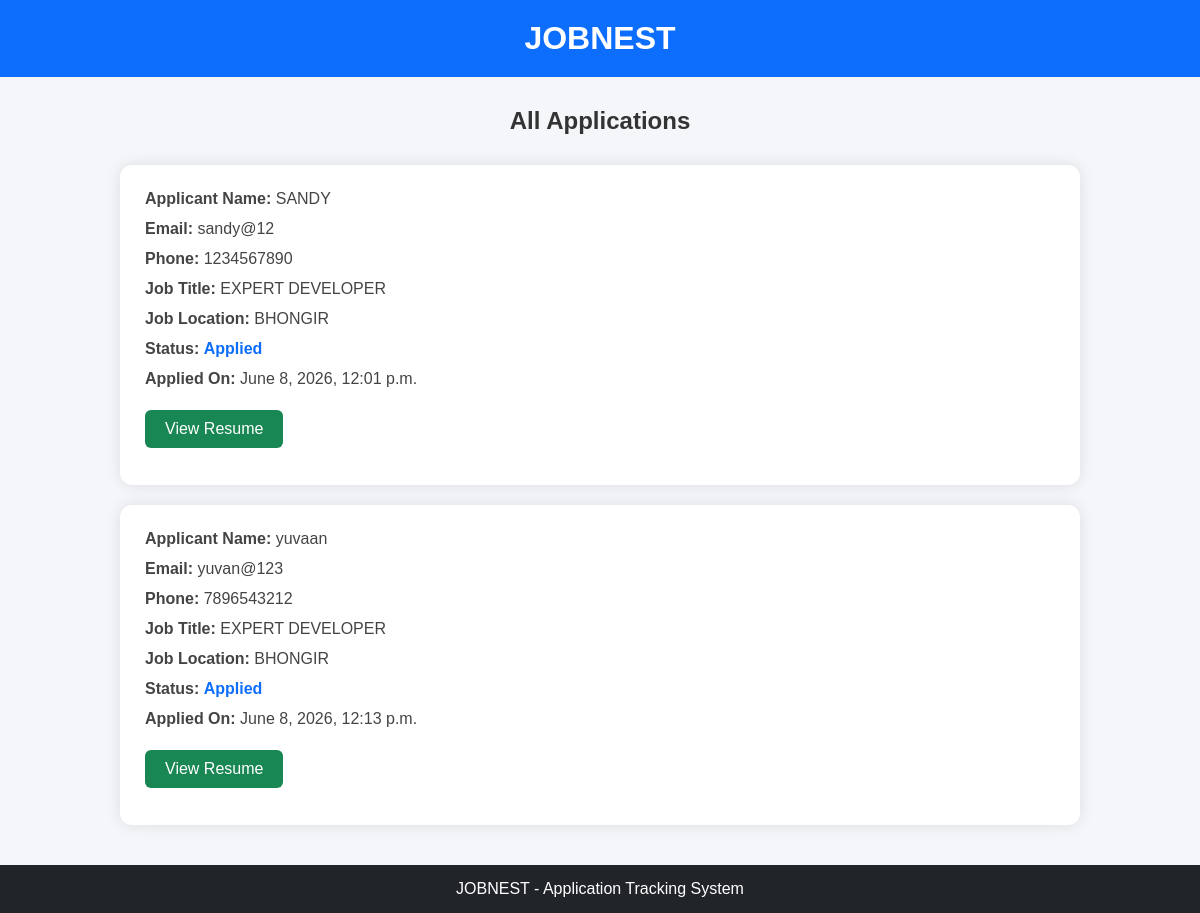
/view-applications/, run on the app's committed database.
### jobs/models.py (models this page shows, shortened)
class Application(models.Model):
    job = models.ForeignKey(Job, on_delete=models.CASCADE)
    jobseeker = models.ForeignKey(JobSeeker, on_delete=models.CASCADE)
    resume = models.FileField(upload_to='resumes/', null=True, blank=True)
    status = models.CharField(max_length=50, default="Applied")
    applied_on = models.DateTimeField(auto_now_add=True)

class JobSeeker(models.Model):
    full_name = models.CharField(max_length=100)
    email = models.EmailField(unique=True)
    phone = models.CharField(max_length=15)
    skills = models.TextField()
    password = models.CharField(max_length=100)

class Job(models.Model):
    title = models.CharField(max_length=100)
    description = models.TextField()
    location = models.CharField(max_length=100)
    salary = models.IntegerField()

### jobs/views.py (the view)
# urls.py: path( 'view-applications/',views.view_applications,name='view_applications'),
def view_applications(request):
    applications = Application.objects.all()
    return render(
        request,
        'view_applications.html',
        {
            'applications': applications
        }
    )

### jobs/templates/view_applications.html (shortened to what this page needs)
<!DOCTYPE html>
<html>
<head>
</head>
<body>
    <div class="navbar">
        <h1>JOBNEST</h1>
    </div>
    <div class="container">
        <div class="page-title">
            <h2>All Applications</h2>
        </div>
        {% if applications %}
            {% for application in applications %}
                <div class="application-card">
                    <p>
                        <strong>Applicant Name:</strong>
                        {{ application.jobseeker.full_name }}
                    </p>
                    <p>
                        <strong>Email:</strong>
                        {{ application.jobseeker.email }}
                    </p>
                    <p>
                        <strong>Phone:</strong>
                        {{ application.jobseeker.phone }}
                    </p>
                    <p>
                        <strong>Job Title:</strong>
                        {{ application.job.title }}
                    </p>
                    <p>
                        <strong>Job Location:</strong>
                        {{ application.job.location }}
                    </p>
                    <p>
                        <strong>Status:</strong>
                        <span class="status">
                            {{ application.status }}
                        </span>
                    </p>
                    <p>
                        <strong>Applied On:</strong>
                        {{ application.applied_on }}
                    </p>
                    {% if application.resume %}
                    <p>
                        <a href="{{ application.resume.url }}"
                           target="_blank"
                           class="resume-btn">
                            View Resume
                        </a>
                    </p>
                    {% endif %}
                </div>
            {% endfor %}
        {% else %}
            <div class="no-data">
                <h3>No applications found.</h3>
            </div>
        {% endif %}
    </div>
    <div class="footer">
        <p>JOBNEST - Application Tracking System</p>
    </div>
</body>
</html>

### jobs/templates/view_applications.html (style rules this page uses)
* { margin:0; padding:0; box-sizing:border-box; font-family:Arial, sans-serif; }
body { background:#f4f6f9; }
.navbar { background:#0d6efd; color:white; text-align:center; padding:20px; }
.container { width:80%; margin:auto; margin-top:30px; }
.page-title { text-align:center; margin-bottom:30px; }
.page-title h2 { color:#333; }
.application-card { background:white; padding:25px; margin-bottom:20px; border-radius:12px; box-shadow:0 0 15px rgba(0,0,0,0.1); }
.application-card p { margin-bottom:12px; color:#444; font-size:16px; }
.status { font-weight:bold; color:#0d6efd; }
.resume-btn { display:inline-block; background:#198754; color:white; text-decoration:none; padding:10px 20px; border-radius:6px; margin-top:10px; }
.footer { margin-top:40px; background:#212529; color:white; text-align:center; padding:15px; }

### data on the page
Application: jobseeker.full_name "SANDY", jobseeker.email "sandy@12", jobseeker.phone "1234567890", job "EXPERT DEVELOPER", job.location "BHONGIR", status "Applied", applied_on "June 8, 2026, 12:01 p.m."
Application: jobseeker.full_name "yuvaan", jobseeker.email "yuvan@123", jobseeker.phone "7896543212", job "EXPERT DEVELOPER", job.location "BHONGIR", status "Applied", applied_on "June 8, 2026, 12:13 p.m."
